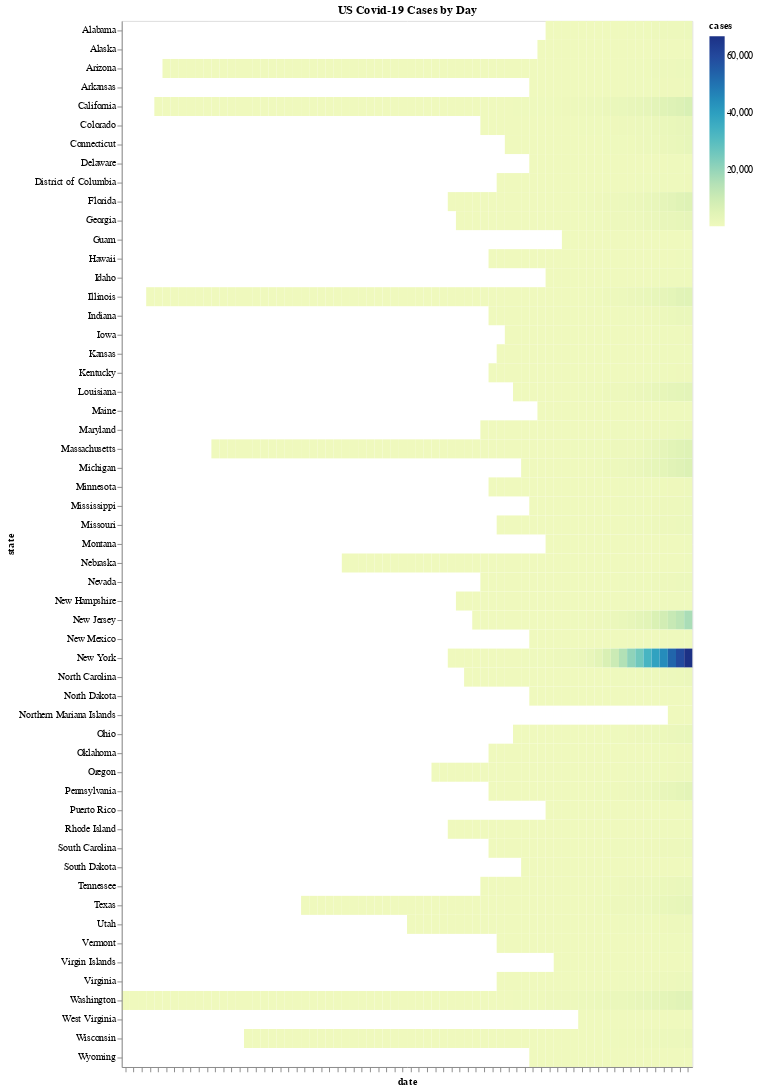

Write notebook code for a chart like this one.
### Markdown cell above
#### State by State Cases Over Time

### Code cell
(alt.Chart(statewide)
 .mark_rect()
 .encode(x = alt.X('date:O', axis = alt.Axis(labels = False)),
         y = 'state:N',
         color = 'cases:Q')
 .properties(title = 'Cumulative US Covid-19 Cases by Day', width = 600)
)

### Figure 1 — Vega-Lite specification as saved in the notebook (floating-point values rounded to 4 significant figures; data arrays with more than 128 entries replaced by an {"elided": "..."} marker saying what was removed)
{"config": {"view": {"continuousWidth": 400, "continuousHeight": 300}}, "data": {"name": "data-b77787f328d744c0f233dc15b5d334e7"}, "mark": "rect", "encoding": {"color": {"type": "quantitative", "field": "cases"}, "x": {"type": "ordinal", "axis": {"labels": false}, "field": "date"}, "y": {"type": "nominal", "field": "state"}}, "title": "US Covid-19 Cases by Day", "width": 600, "$schema": "https://vega.github.io/schema/vega-lite/v4.0.0.json", "datasets": {"data-b77787f328d744c0f233dc15b5d334e7": {"elided": "1554 records"}}}
